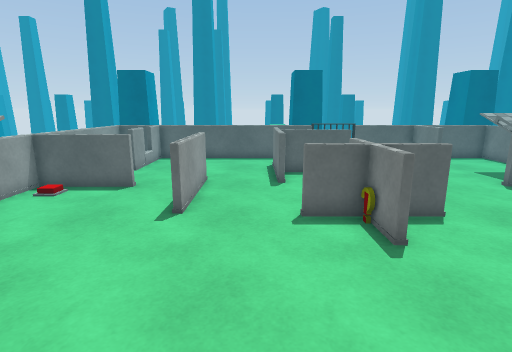
[1] (above)

15 first-person views from a walk through a Unity game level. The camera is 1.5 m above the floor, tilts 12° down and sees 80° across. The floor is counted in squares, 0.5 m on a side. Each view is taken from the middle of a square. On the plan, view 1 faces up. The plan holds only what a view shows up to about 20 squares ahead; the rest is blank. The place goes on beyond the plan. The player is left out. Surface patterns are stand-ins for the level's own textures.

[2]
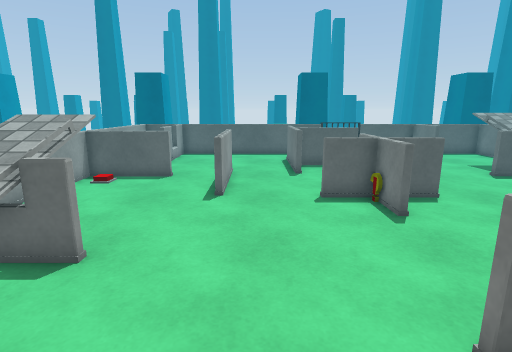

[3]
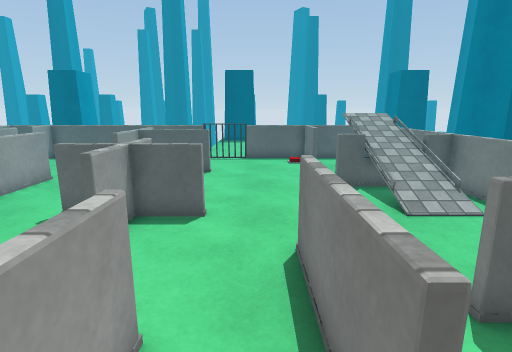

[4]
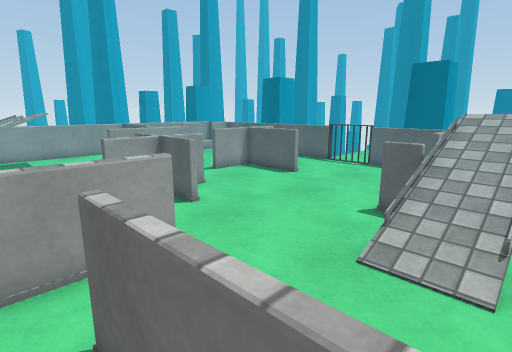

[5]
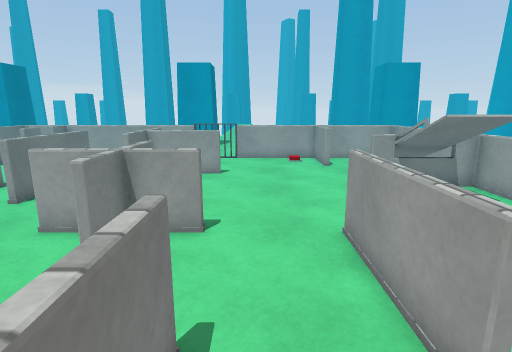

[6]
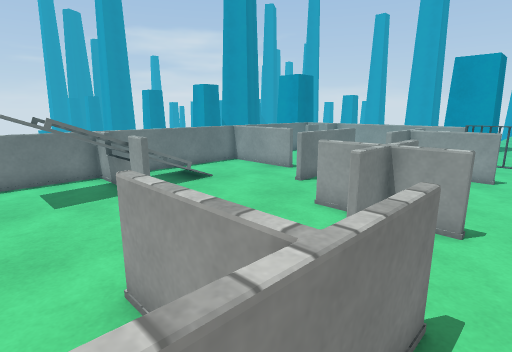

[7]
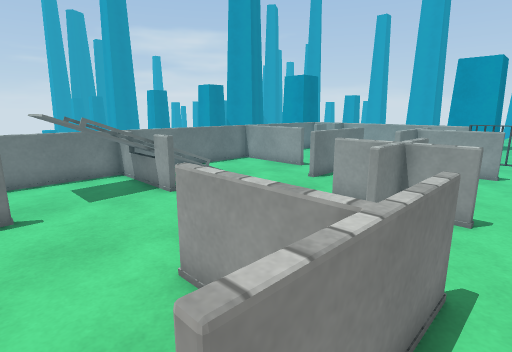

[8]
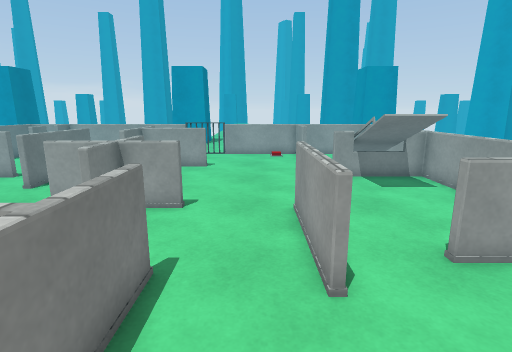

[9]
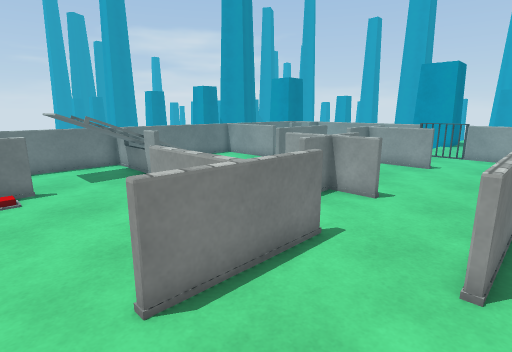

[10]
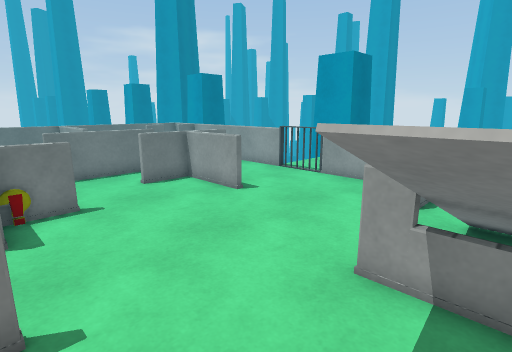

[11]
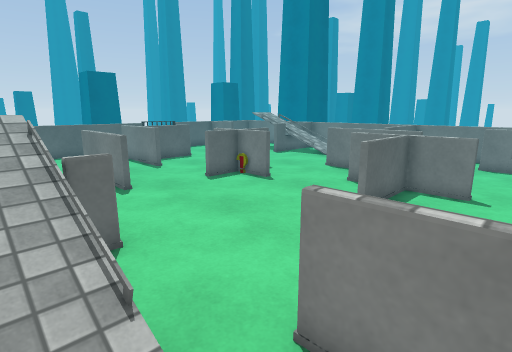

[12]
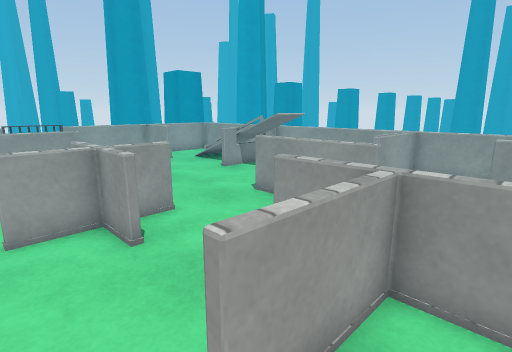

[13]
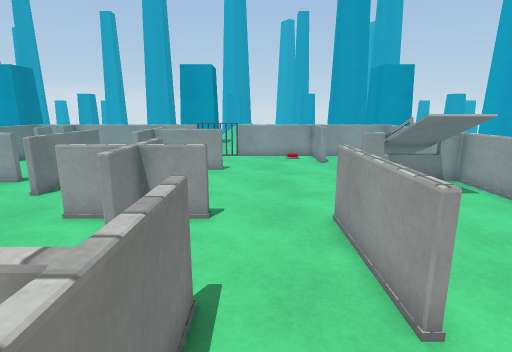

[14]
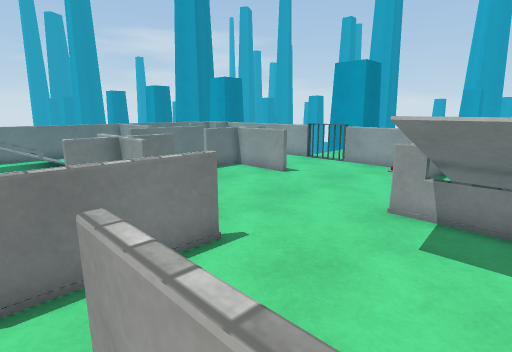

[15]
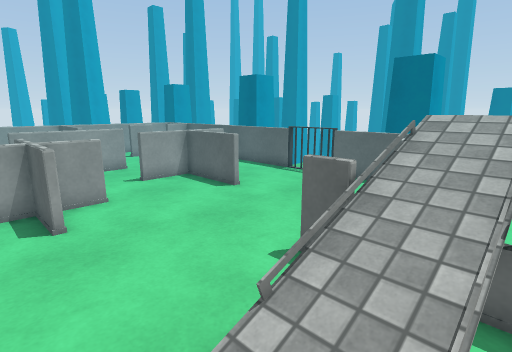

### Floor plan
Key: @ floor where view 1 was taken; # wall or solid block; x gap in a wall; . main floor; : floor 0.5 m higher than the main floor; / step, stairs or slope; = window, fence, low wall or low ledge; ^ raised ledge; v drop or lower ground; O other object.
Columns run from 9 left of view 1 to 15 right of it. Each row starts with its distance up from view 1.
 20 #=##=========x.x===######
 19 =  =  .............= ...#
 18 =  x...............= ...#
 17 =  #......=........# ...#
 16 =  =......=..........vvO#
 15 =  .......====.......  ^#
 14 =  .......=........./  ^=
 13 =. ...#=..#........./  ^=
 12 #===..#=............=//^=
 11 =..... =............///^#
 10 =..... =....= .......//=#
  9 =..... =...=##=......//.=
  8 =..........=#==.........=
  7 #...........= ..........=
  6 =^ O.............=......=
  5 =^ O.............=......=
  4 =^/##............=..====#
  3 #  O .........= .=...  .=
  2 #  :..........=  =  ..  =
  1 =  /.......#==#  =   .  =
  0    /.....@....= .  ...  =
 -1 =   .#........# .....=  =
 -2 =   .=...............   =
 -3 = ...=..........     =  =
 -4 #====#=====x.#=======##=#

Positions as (right, up) in squares from view 1, and headings:
1: (0, 0), facing up
2: (-1, -2), facing up
3: (7, 0), facing up
4: (14, 3), facing up-left
5: (0, 16), facing down
6: (0, 17), facing down-right
7: (0, 18), facing down-right
8: (-1, 18), facing down
9: (-3, 19), facing down-right
10: (-7, 9), facing down-right
11: (-7, -3), facing up-right
12: (6, 17), facing down-left
13: (0, 17), facing down
14: (-8, 13), facing down-right
15: (14, 7), facing up-left
